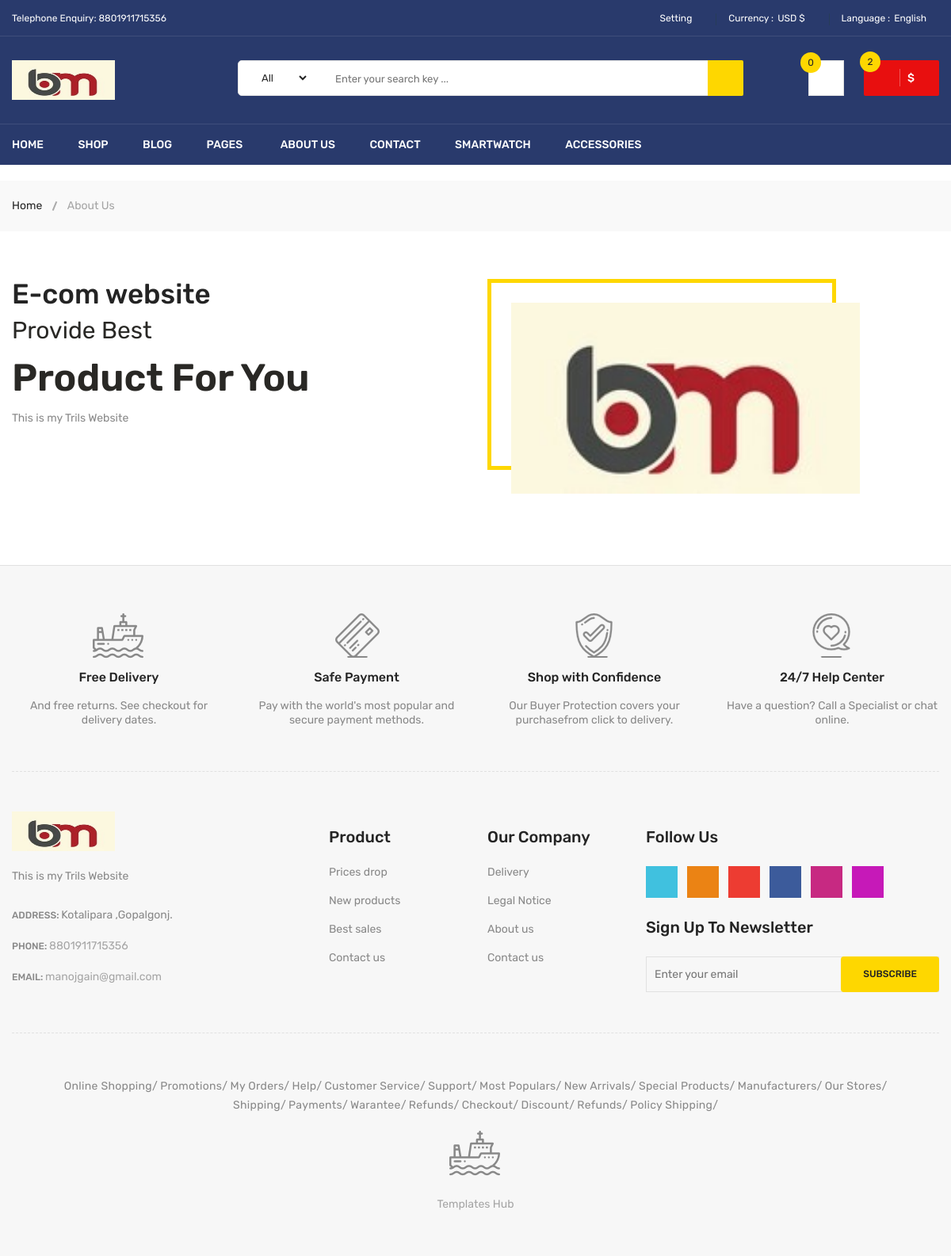
/about/, run on an earlier commit of the app's database.
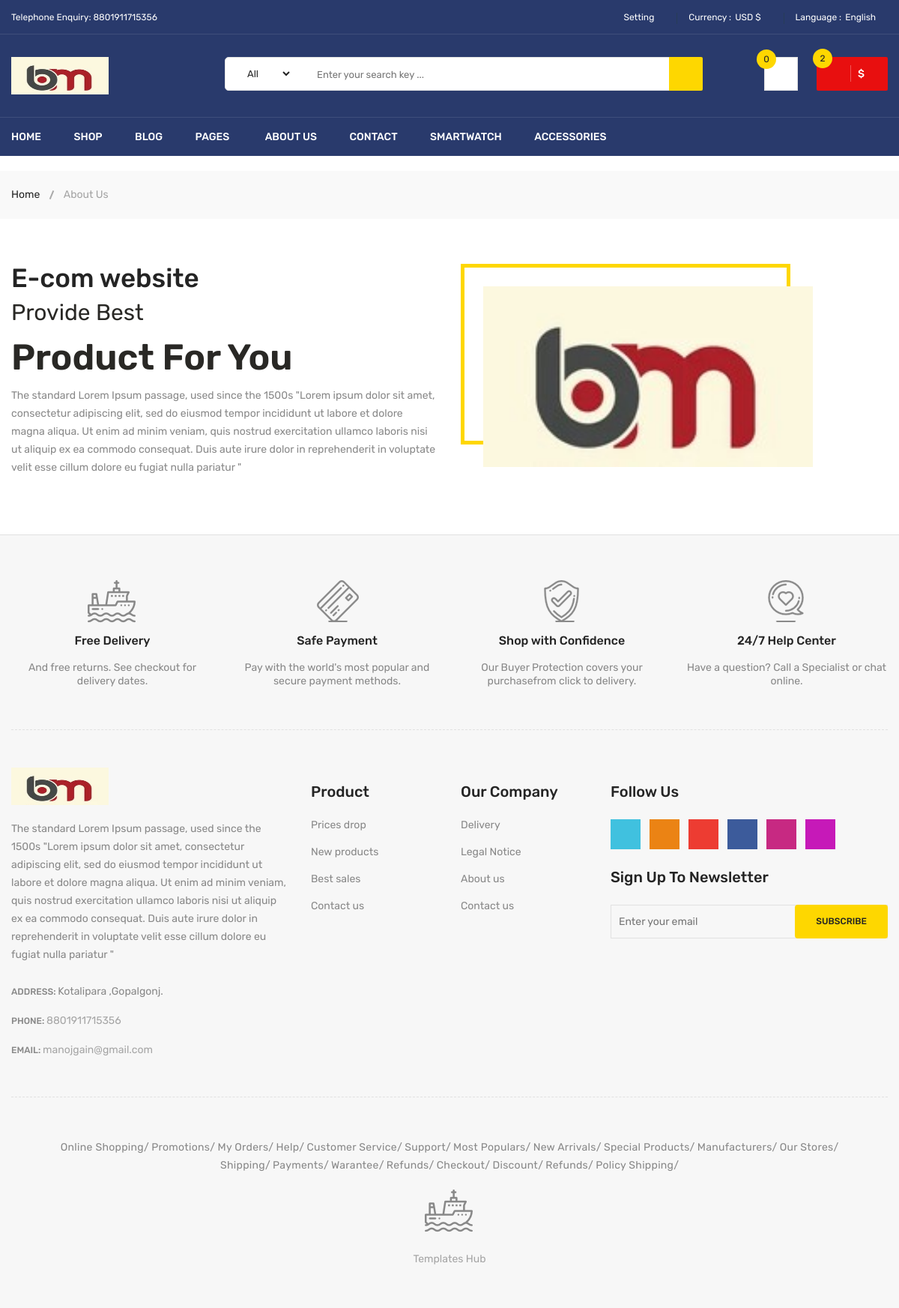
And on a later commit of the database.
### ecomapp/models.py (models this page shows, shortened)
class Setting(models.Model):
    status = (
        ('True', 'True'),
        ('False', 'False'),
    )
    title = models.CharField(max_length=200)
    keyword = models.CharField(max_length=200)
    description = models.TextField()
    address = models.CharField(max_length=200)
    phone = models.IntegerField()
    fax = models.CharField(max_length=50, blank=True)
    email = models.EmailField(max_length=50, blank=True, null=True)
    smptserver = models.CharField(max_length=200)
    smptemail = models.EmailField(max_length=50, blank=True, null=True)
    smptepassword = models.CharField(max_length=50, blank=True)
    smptport = models.CharField(max_length=200, blank=True)
    icon = models.ImageField(blank=True, null=True, upload_to='icon/')
    facebook = models.CharField(max_length=100, blank=True)
    instagram = models.CharField(max_length=100, blank=True)
    address = models.TextField()
    contact = models.TextField()
    reference = models.TextField()
    status = models.CharField(max_length=50, choices=status)
    created_at = models.DateTimeField(auto_now_add=True)
    updated_at = models.DateTimeField(auto_now_add=True)

### ecomapp/views.py (the view)
# urls.py: path('about/', About, name='about'),
def About(request):
    category = Category.objects.all()
    setting = Setting.objects.get(id=1)
    context={
        'setting':setting,
        'category': category,
    }
    return render(request,'about.html',context)

### ecomapp/templates/about.html (shortened to what this page needs)
   {%extends 'index.html'%}
   {%load static%}
    {% block header %}
    {% include "header.html" %}
    {% endblock header %}
    {% block content %}
    <div class="breadcrumb-area">
        <div class="container">
            <div class="breadcrumb-content">
                <ul>
                    <li><a href="index.html">Home</a></li>
                    <li class="active">About Us</li>
                </ul>
            </div>
        </div>
    </div>
    <div class="about-us-wrapper pt-60 pb-40">
        <div class="container">
            <div class="row">
                <div class="col-lg-6 order-last order-lg-first">
                    <div class="about-text-wrap">
                        <h1>{{setting.title}}</h1>
                        <h2><span>Provide Best</span>Product For You</h2>
                        <p>{{setting.description}}</p>
                    </div>
                </div>
                <div class="col-lg-5 col-md-10">
                    <div class="about-image-wrap">
                        <img class="img-full" src="{{setting.icon.url}}" alt="About Us" />
                    </div>
                </div>
            </div>
        </div>
    </div>
{% endblock content %}
{% block footer %}
{% include "footer.html" %}
{% endblock footer %}

### ecomapp/templates/header.html (shortened to what the changed rows need)
    {% load static %}
    <div class="body-wrapper">
        <header class="li-header-4">
            <div class="header-top">
                <div class="container">
                    <div class="row">
                        <div class="col-lg-3 col-md-4">
                            <div class="header-top-left">
                                <ul class="phone-wrap">
                                    <li><span>Telephone Enquiry:</span><a href="#"> {{setting.phone}}</a></li>
                                </ul>
                            </div>
                        </div>
                    </div>
                </div>
            </div>
            <div class="header-middle pl-sm-0 pr-sm-0 pl-xs-0 pr-xs-0">
                <div class="container">
                    <div class="row">
                        <div class="col-lg-3">
                            <div class="logo pb-sm-30 pb-xs-30">
                                <a href="{% url 'home' %}">
                                    <img style="height:50px; width:130px" src="{{setting.icon.url}}" alt="">
                                </a>
                            </div>
                        </div>
                                    {% load mptt_tags %}
                    </div>
                </div>
            </div>
        </header>

### ecomapp/templates/footer.html (shortened to what the changed rows need)
{% load static %}
<div class="footer">
    <div class="footer-static-top">
        <div class="container">
            <div class="footer-shipping pt-60 pb-55 pb-xs-25">
                <div class="row">
                    <div class="col-lg-3 col-md-6 col-sm-6 pb-sm-55 pb-xs-55">
                        <div class="li-shipping-inner-box">
                            <div class="shipping-text">
                                <h2>Free Delivery</h2>
                            </div>
                        </div>
                    </div>
                    <div class="col-lg-3 col-md-6 col-sm-6 pb-sm-55 pb-xs-55">
                        <div class="li-shipping-inner-box">
                            <div class="shipping-text">
                                <h2>Safe Payment</h2>
                            </div>
                        </div>
                    </div>
                    <div class="col-lg-3 col-md-6 col-sm-6 pb-xs-30">
                        <div class="li-shipping-inner-box">
                            <div class="shipping-text">
                                <h2>Shop with Confidence</h2>
                            </div>
                        </div>
                    </div>
                    <div class="col-lg-3 col-md-6 col-sm-6 pb-xs-30">
                        <div class="li-shipping-inner-box">
                            <div class="shipping-text">
                                <h2>24/7 Help Center</h2>
                            </div>
                        </div>
                    </div>
                </div>
            </div>
        </div>
    </div>
    <div class="footer-static-middle">
        <div class="container">
            <div class="footer-logo-wrap pt-50 pb-35">
                <div class="row">
                    <div class="col-lg-4 col-md-6">
                        <div class="footer-logo">
                            <img style="height:50px; width:130px" src="{{setting.icon.url}}" alt="">
                            <p class="info">
                                {{setting.description}}
                            </p>
                        </div>
                        <ul class="des">
                            <li>
                                <span>Address: </span>
                               {{setting.address}}
                            </li>
                            <li>
                                <span>Phone: </span>
                                <a href="#">{{setting.phone}}</a>
                            </li>
                            <li>
                                <span>Email: </span>
                                <a href="mailto://info@yourdomain.com">{{setting.email}}</a>
                            </li>
                        </ul>
                    </div>
                </div>
            </div>
        </div>
    </div>
</div>

What changed in the data, as far as the page shows it:
changed Setting "E-com website": description "This is my Trils Website" → "The standard Lorem Ipsum passage, used since the 1500s \"Lorem ipsum dolor sit amet, consectetur adipiscing elit, sed do eiusmod tempor incididunt ut labore et dolore magna aliqua. Ut enim ad minim veniam, quis nostrud exercitation ullamco laboris nisi ut aliquip ex ea commodo consequat. Duis aute irure dolor in reprehenderit in voluptate velit esse cillum dolore eu fugiat nulla pariatur \""
